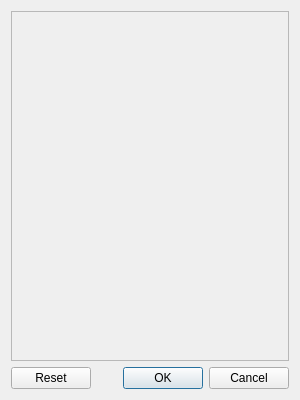
<?xml version="1.0" encoding="UTF-8"?>
<ui version="4.0">
 <class>ReplaceElementDialog</class>
 <widget class="QDialog" name="ReplaceElementDialog">
  <property name="geometry">
   <rect>
    <x>0</x>
    <y>0</y>
    <width>300</width>
    <height>400</height>
   </rect>
  </property>
  <property name="minimumSize">
   <size>
    <width>300</width>
    <height>400</height>
   </size>
  </property>
  <layout class="QVBoxLayout" name="verticalLayout">
   <item>
    <widget class="QScrollArea" name="scrollArea">
     <property name="widgetResizable">
      <bool>true</bool>
     </property>
     <widget class="QWidget" name="scrollAreaWidgetContents">
      <property name="geometry">
       <rect>
        <x>0</x>
        <y>0</y>
        <width>280</width>
        <height>351</height>
       </rect>
      </property>
      <layout class="QVBoxLayout" name="m_scroll_layout"/>
     </widget>
    </widget>
   </item>
   <item>
    <widget class="QDialogButtonBox" name="m_button_box">
     <property name="orientation">
      <enum>Qt::Horizontal</enum>
     </property>
     <property name="standardButtons">
      <set>QDialogButtonBox::Cancel|QDialogButtonBox::Ok|QDialogButtonBox::Reset</set>
     </property>
    </widget>
   </item>
  </layout>
 </widget>
 <resources/>
 <connections>
  <connection>
   <sender>m_button_box</sender>
   <signal>accepted()</signal>
   <receiver>ReplaceElementDialog</receiver>
   <slot>accept()</slot>
   <hints>
    <hint type="sourcelabel">
     <x>248</x>
     <y>254</y>
    </hint>
    <hint type="destinationlabel">
     <x>157</x>
     <y>274</y>
    </hint>
   </hints>
  </connection>
  <connection>
   <sender>m_button_box</sender>
   <signal>rejected()</signal>
   <receiver>ReplaceElementDialog</receiver>
   <slot>reject()</slot>
   <hints>
    <hint type="sourcelabel">
     <x>316</x>
     <y>260</y>
    </hint>
    <hint type="destinationlabel">
     <x>286</x>
     <y>274</y>
    </hint>
   </hints>
  </connection>
 </connections>
</ui>
